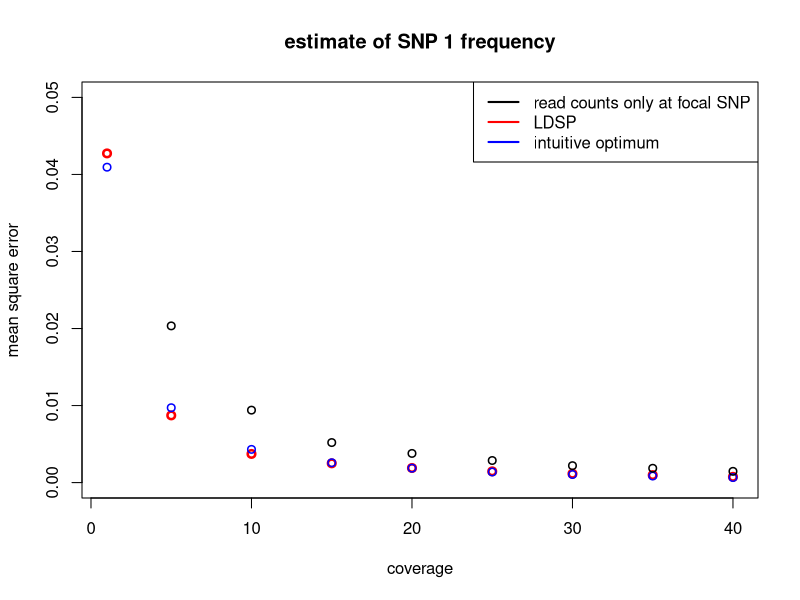
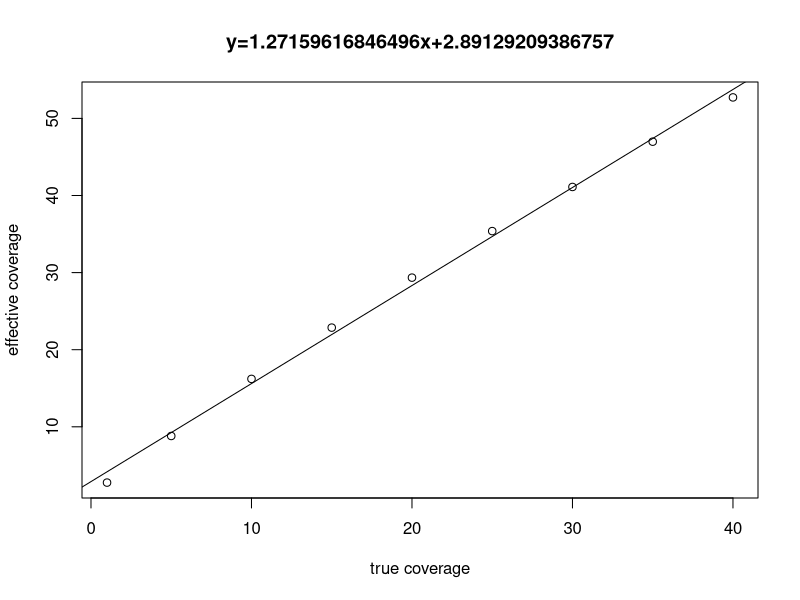
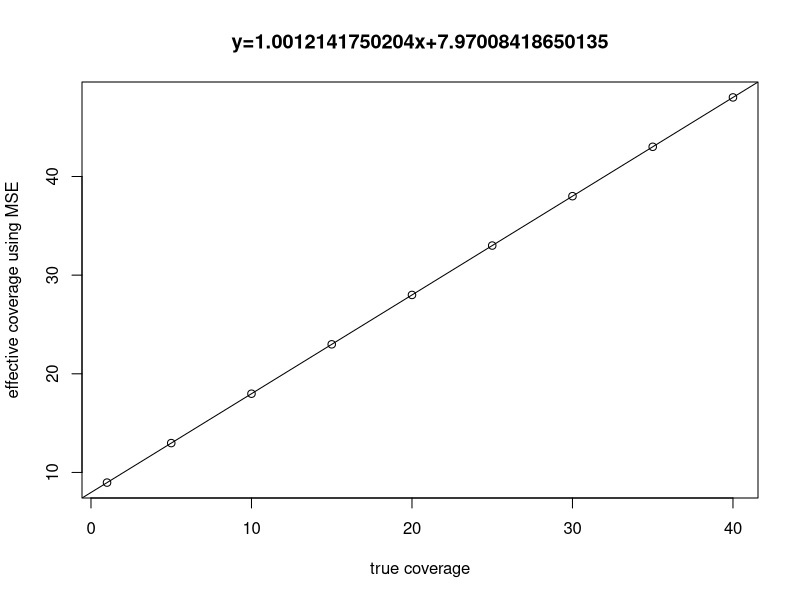

R code for these plots, in order:
create_haps <- function(nsamp=100, per){
  # the only type of haplotypes in the pool are either 1-0 or 0-1 (for simplicity)
  # "per" specifies the percent of 1-0 haplotypes  
  haps = matrix(nrow = nsamp, ncol = 2, 0)
  no_10_haps = floor(per*nsamp)
  for (i in 1:no_10_haps){
    haps[i,1] = 1
    haps[i,2] = 0
  }
  for (i in (no_10_haps+1):nsamp){
    haps[i,1] = 0
    haps[i,2] = 1
  }
  return(haps)
}


# potential problem: sigma2 estimated to be < 1 (and even <0 in some cases)
findMLE <- function(obs, mu, Sigma, D){
  
  ll <- function(sigma2){
    cov_m = sigma2*Sigma + D
    sinv = solve(cov_m)
    
    # (from hand-out and verified with Wikipedia)
    logl = log(det(cov_m)) + (t(obs-mu)%*%sinv%*%(obs-mu))
    
    return(as.numeric(logl))
  }
  
  # note: optim actually minimizes
  return(optim(ll, par = 1, method = "L-BFGS-B", lower = 1, upper = 10)$par)
}

pool <- function(lambda, haps, nloci, nsamp){
  ## simulate pool sequencing ##
  y_obs = rep(0, nloci)
  n = rep(0, nloci)
  n_1 = rep(0, nloci)
  for (i in 1:nloci){
    
    # coverage
    n[i] = rpois(1, lambda)
    
    # ensure number haps sampled is below the number of samples in the pool
    n[i] = min(n[i], nsamp)
    # ensure sample at least 1 haplotype
    n[i] = max(1, n[i])
    
    # sample locus i from pool
    sampled = sample(haps[,i], n[i])
    
    # number of 1 alleles
    n_1[i] = sum(sampled)
  }
  return(rbind(n, n_1))
}

perform_LDSP <- function(y_obs, nloci, nsamp, haps, pos, n){
  
  # calculate distances between SNPs
  # for example if two SNPs at position 50 and 100
  # then d = 50 
  d = rep(0, nloci-1)
  for (i in 1:(nloci-1)){
    d[i] = as.numeric(pos[i+1])-as.numeric(pos[i])
  }

  epsilon = rep(0, nloci)
  for (i in 1:nloci){
    epsilon[i] = (y_obs[i]*(1-y_obs[i]))/n[i]
  }


  geo_sum = 0
  for (i in 1:(nsamp-1)){
    geo_sum = geo_sum + (1/i)
  }
  geo_sum = (1/geo_sum)
  theta = geo_sum/(nsamp + geo_sum)

  mu = (1-theta)*colMeans(haps) + I(theta/2)

  
  # in this case of only 1_0 and 0_1 haplotypes, cov_panel is singular
  cov_panel = cov(haps)
  
  S = matrix(nrow = nloci, ncol = nloci, 0)

  # rho = 4*N*c_j where c_j is the rate of cross-over per generation per basepair and N is the effective popsize
  # d_j = dist is the physical distance between SNPs j and j+1
  rho = 0 # no recombination
  for (i in 1:nloci){
    for (j in 1:nloci){
      if (i ==j){
        S[i,j] = cov_panel[i,j]
      }
      else{
        # distance between SNPs (e.g. SNP 1 and SNP 10)
        dist = sum(d[min(i,j):(max(i,j)-1)])
        
        # hypothetical effective popsize
        N = 1e4
        
        # since rho = 0, S[i,j] = cov_panel[i,j]
        S[i,j] = exp((-4*N*rho*dist)/nsamp)*cov_panel[i,j]
      }
    }
  }
  
  # no longer singular after the following operation
  Sigma = ((1-theta)^2)*S + I((theta/2)*(1-(theta/2)))
  Sigma[abs(Sigma) < 1e-8] = 0
  
  #sigma2 = findMLE(y_obs, mu, Sigma, diag(epsilon))
  sigma2 = 1
  
  # this is where the dispersion parameter comes in: eqn 13
  d = diag(1/epsilon)
  Sigma_i = solve(Sigma) # there is problems, when nloci is big, kappa(Sigma) is very large (1e36)
  Sigma_bar = solve((1/sigma2)*Sigma_i + d)
  theta_bar = as.vector(Sigma_bar%*%((1/sigma2)*Sigma_i%*%mu + d%*%y_obs))
  
  # posterior estimate of SNP 1
  #return(theta_bar[1])

  mu_t = (mu[1]*Sigma_bar[1,1] - theta_bar[1]*Sigma[1,1])/(Sigma_bar[1,1] - Sigma[1,1])
  
  sigma_2_t = 1/ ((-1/Sigma[1,1]) + 1/(Sigma_bar[1,1]))  
  
  # likelihood + variance
  return(c(mu_t, sigma_2_t))
  
}

mse <- function(y_hat, y){
  return(sum((y_hat-y)^2)/length(y))
}

nloci = 2
# physical position of the two SNPs
pos = c(50, 100)

# starting population
nsamp = 100
# 1_0 haplotype is at 10% frequency and 0_1 is at 90%
haps = create_haps(nsamp, 0.1)

# increase the 1_0 haplotype from 10% to 90% (simulate positive selection)
ev_haps = create_haps(nsamp, 0.9)


## code for testing ##
#haps = matrix(nrow = nsamp, ncol = 2, 0)
#for (i in 1:50){
#  haps[i,1] = 1
#  haps[i,2] = 0
#}
#for (i in 51:60){
#  haps[i,1] = 0
#  haps[i,2] = 1
#}

#for (i in 61:90){
#  haps[i,1] = 1
#  haps[i,2] = 1
#}
#ev_haps = haps
## end testing code ##


###### Begin script ##########

# lambda specifies coverage
lambdas = seq(5, 40, by = 5)
lambdas = c(1, lambdas)
l = length(lambdas)

mse_ldsp_est = rep(0, l)
mse_opt_est = rep(0, l)
mse_obs_est  = rep(0, l)
mean_eff_cov = rep(0, l)

nreps = 1000

for (i in 1:l){
  
  # where to store estimates
  store_ldsp_est = rep(0,nreps)
  store_opt_est = rep(0, nreps)
  store_obs_est = rep(0, nreps)
  store_true_freq = rep(0, nreps)
  store_effective_cov = rep(0, nreps)
  
  for (j in 1:nreps){
    
    # pooling
    lambda = lambdas[i] # coverage
    pooled_info =  pool(lambda, ev_haps, nloci, nsamp)
    n = pooled_info[1,]  # total read counts
    n_1 = pooled_info[2,] # counts of "1" allele
    
    # pseudo-counts
    y_obs = (n_1 + 0.5)/(n + 1)
    
    ldsp_est = perform_LDSP(y_obs, nloci, nsamp, haps, pos, n)
    
    # true pool freqency
    true_freq = colMeans(ev_haps)
    
    # only look at the estimates of SNP 1
    store_true_freq[j] = true_freq[1]
    store_opt_est[j] = (n_1[1] + (n[2]-n_1[2]))/ (n[1] + n[2])
    store_obs_est[j] = y_obs[1]
    #store_obs_est[j] = n_1[1]/n[1]
    store_ldsp_est[j] = ldsp_est[1]
    
    # same answer as using Taylor expansion
    store_effective_cov[j] = ((1-ldsp_est[1])*ldsp_est[1])/ldsp_est[2]
  }
  
  # calculate MSE
  mse_ldsp_est[i] = mse(store_ldsp_est, store_true_freq)
  mse_opt_est[i] = mse(store_opt_est, store_true_freq)
  mse_obs_est[i] = mse(store_obs_est, store_true_freq)
  mean_eff_cov[i] = mean(store_effective_cov)

}


#### plot stuff ####

plot(lambdas, mse_ldsp_est, xlab = "coverage", ylab = "mean square error", col = "red", ylim = c(0,0.05), main = "estimate of SNP 1 frequency", lwd=2.5)
points(lambdas, mse_opt_est, col = "blue", lwd=1.5)
points(lambdas, mse_obs_est, lwd=1.5)
legend("topright", c("read counts only at focal SNP","LDSP", "intuitive optimum"), lty=c(1,1,1), lwd=c(2,2,2),col=c("black","red", "blue"))

# why not y = 2x?
fit = lm(mean_eff_cov ~ lambdas)
plot(lambdas, mean_eff_cov, xlab = "true coverage", ylab = "effective coverage", main = paste("y=", fit$coefficients[2], "x+", 
                                                                                              fit$coefficients[1], sep =""))
abline(lm(mean_eff_cov ~ lambdas))

## plotting effective coverage using MSE ##
## The idea:
## Let f(x) be the function that maps coverage to mse estimated from naive method
## Let g(x) be the function that maps coverage to mse estimated from LDSP
## Then f^-1 (g(x)) maps coverage to effective coverage
## The functional form of f(x) and g(x) look exponential (R^2 ~ 0.9 and 0.82 respectively)

g <- function(x){
  c_ldsp = coef(lm(log(mse_ldsp_est) ~ lambdas))
  b = as.numeric(c_ldsp[1])
  m = as.numeric(c_ldsp[2])
  return(exp(b)*exp(m*x))
}

f_inv <- function(x){
  c_raw = coef(lm(log(mse_obs_est) ~ lambdas))
  b = as.numeric(c_raw[1])
  m = as.numeric(c_raw[2])
  return((log(x)-b)/m)
}

f_eff_cov <- function(x){
  return(f_inv(g(x)))
}

mse_eff_cov = f_eff_cov(lambdas)
fit = lm(mse_eff_cov ~ lambdas)
plot(lambdas, mse_eff_cov, xlab = "true coverage", ylab = "effective coverage using MSE", main = paste("y=", fit$coefficients[2], "x+", 
                                                                                                   fit$coefficients[1], sep =""))
abline(lm(mse_eff_cov ~ lambdas))
